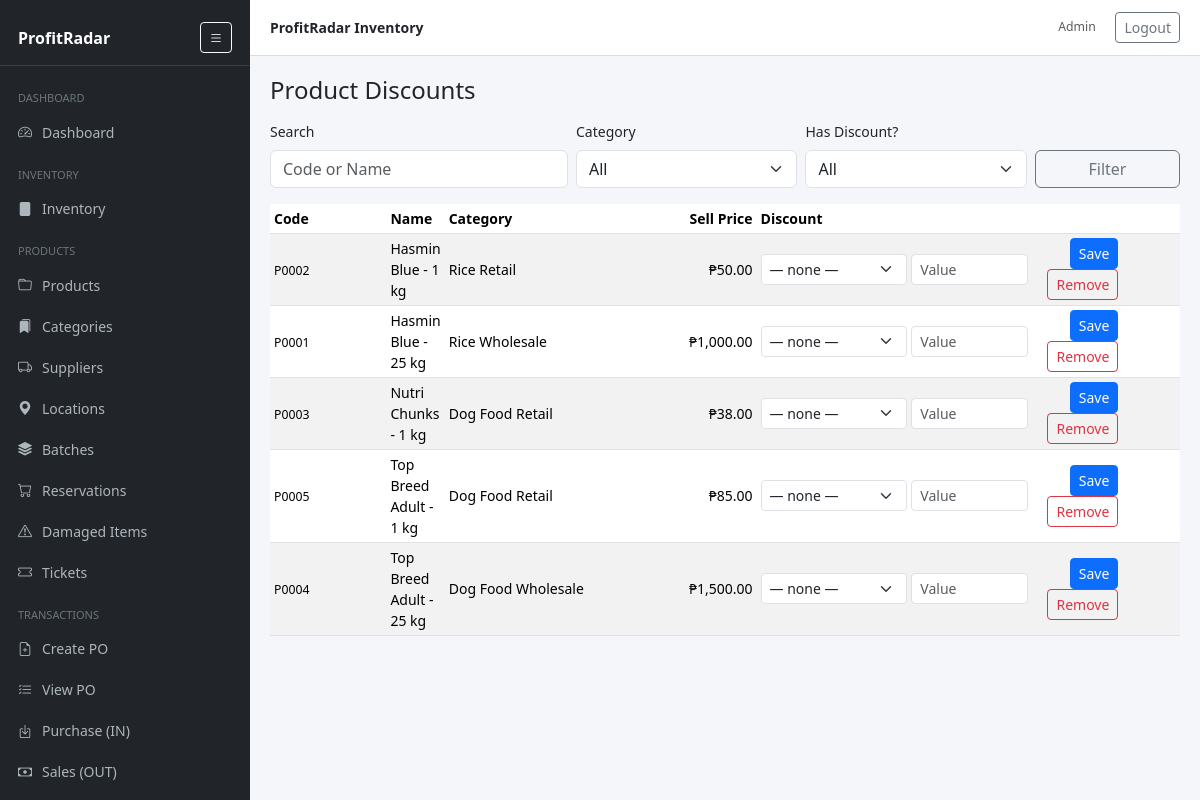
The app's page /products_discounts.php (signed in) with its own data.
### tables this page shows
CREATE TABLE `products` (
  `id` int(11) NOT NULL,
  `code` varchar(64) NOT NULL,
  `name` varchar(200) NOT NULL,
  `product_type` enum('retail','wholesale') NOT NULL DEFAULT 'retail',
  `category` varchar(120) DEFAULT NULL,
  `category_id` int(11) DEFAULT NULL,
  `location_id` int(11) DEFAULT NULL,
  `supplier_id` int(11) DEFAULT NULL,
  `location` varchar(120) DEFAULT NULL,
  `cost_price` decimal(12,2) DEFAULT 0.00,
  `sell_price` decimal(12,2) DEFAULT 0.00,
  `promo_discount_type` enum('percent','amount') DEFAULT NULL,
  `promo_discount_value` decimal(10,2) DEFAULT NULL,
  `sold_by` enum('each','weight') NOT NULL DEFAULT 'each',
  `unit` varchar(20) NOT NULL DEFAULT 'pc',
  `wholesale_price` decimal(10,2) NOT NULL DEFAULT 0.00,
  `barcode` varchar(128) DEFAULT NULL,
  `low_stock_threshold` int(11) DEFAULT NULL,
  `stock_qty` decimal(12,3) NOT NULL DEFAULT 0.000,
  `reserved_qty` int(11) NOT NULL DEFAULT 0,
  `is_active` tinyint(1) NOT NULL DEFAULT 1,
  `created_at` timestamp NOT NULL DEFAULT current_timestamp(),
  `updated_at` timestamp NULL DEFAULT NULL,
  `retail_stock` decimal(12,3) NOT NULL DEFAULT 0.000,
  `wholesale_stock` decimal(12,3) NOT NULL DEFAULT 0.000,
  `sale_type` enum('retail','wholesale') NOT NULL DEFAULT 'retail',
  `user_id` int(11) NOT NULL
);

CREATE TABLE `categories` (
  `id` int(11) NOT NULL,
  `name` varchar(100) NOT NULL,
  `description` varchar(255) DEFAULT NULL,
  `created_at` timestamp NOT NULL DEFAULT current_timestamp(),
  `user_id` int(11) NOT NULL
);

### includes/functions.php (called while the page is built, shortened)
<?php
function h($s){ return htmlspecialchars((string)$s, ENT_QUOTES, 'UTF-8'); }

### products_discounts.php (the view, shortened to what this page needs)
<?php
require_once __DIR__.'/../includes/functions.php';
require_once __DIR__.'/../includes/header.php';
$q            = trim($_GET['q'] ?? '');
$sql = "
  SELECT p.id, p.code, p.name, p.sell_price,
         p.promo_discount_type, p.promo_discount_value,
         c.name AS category_name
  FROM products p
  LEFT JOIN categories c ON c.id = p.category_id
  WHERE 1=1
";
$params = [];
$sql .= " ORDER BY p.name ASC LIMIT 500";
$st = $pdo->prepare($sql);
$st->execute($params);
$rows = $st->fetchAll(PDO::FETCH_ASSOC);
?>
<div class="d-flex justify-content-between align-items-center mb-3">
  <h4 class="mb-0">Product Discounts</h4>
</div>
<form class="row g-2 mb-3" method="get">
  <div class="col-md-4">
    <label class="form-label">Search</label>
    <input class="form-control" type="search" name="q" value="<?= h($q) ?>" placeholder="Code or Name">
  </div>
  <div class="col-md-3">
    <label class="form-label">Category</label>
    <select class="form-select" name="category_id">
      <option value="">All</option>
    </select>
  </div>
  <div class="col-md-3">
    <label class="form-label">Has Discount?</label>
    <select class="form-select" name="has_discount">
      <option value="">All</option>
    </select>
  </div>
  <div class="col-md-2 align-self-end">
    <button class="btn btn-outline-secondary w-100">Filter</button>
  </div>
</form>
<div class="table-responsive">
  <table class="table table-striped table-sm align-middle">
    <thead>
      <tr>
        <th style="width:120px">Code</th>
        <th>Name</th>
        <th style="width:180px">Category</th>
        <th class="text-end" style="width:140px">Sell Price</th>
        <th style="width:380px">Discount</th>
        <th style="width:60px"></th>
      </tr>
    </thead>
    <tbody>
      <?php if (!$rows): ?>
        <tr><td colspan="6" class="text-muted">No products found.</td></tr>
      <?php else: ?>
        <?php foreach ($rows as $p): ?>
          <tr>
            <td><span class="small text-monospace"><?= h($p['code']) ?></span></td>
            <td><?= h($p['name']) ?></td>
            <td><?= h($p['category_name'] ?? '—') ?></td>
            <td class="text-end">₱<?= number_format((float)$p['sell_price'],2) ?></td>
            <td>
              <form method="post" class="row g-1 align-items-center mb-0">
                <div class="col-5">
                  <select class="form-select form-select-sm" name="promo_discount_type">
                    <option value="" <?= $p['promo_discount_type']===null?'selected':'' ?>>— none —</option>
                  </select>
                </div>
                <div class="col-4">
                  <input class="form-control form-control-sm" type="number" step="0.01" min="0"
                         name="promo_discount_value" value="<?= h($p['promo_discount_value']) ?>" placeholder="Value">
                </div>
                <div class="col-3 text-end">
                  <button class="btn btn-sm btn-primary" type="submit" name="save" value="1">Save</button>
                  <button class="btn btn-sm btn-outline-danger" type="submit" name="remove" value="1">Remove</button>
                </div>
              </form>
            </td>
            <td></td>
          </tr>
        <?php endforeach; ?>
      <?php endif; ?>
    </tbody>
  </table>
</div>
<?php require_once __DIR__.'/../includes/footer.php'; ?>

### includes/header.php (style rules this page uses)
body { background:#f4f6f9; font-size:14px; }

### records on screen
products: code "P0002", name "Hasmin Blue - 1 kg", category.name "Rice Retail", sell_price "50.00", promo_discount_type "— none —"
products: code "P0001", name "Hasmin Blue - 25 kg", category.name "Rice Wholesale", sell_price "1,000.00", promo_discount_type "— none —"
products: code "P0003", name "Nutri Chunks - 1 kg", category.name "Dog Food Retail", sell_price "38.00", promo_discount_type "— none —"
products: code "P0005", name "Top Breed Adult - 1 kg", category.name "Dog Food Retail", sell_price "85.00", promo_discount_type "— none —"
products: code "P0004", name "Top Breed Adult - 25 kg", category.name "Dog Food Wholesale", sell_price "1,500.00", promo_discount_type "— none —"

### other values on screen
APP_NAME "ProfitRadar Inventory"
current_user()['name'] "Admin"
